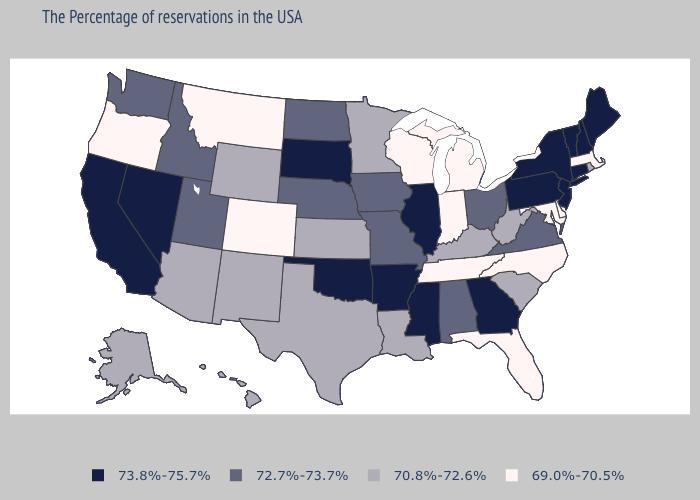
#> input picture Images/map_5088_png.rf.d34c5c339a19f9fba7f1ae8018fd321a.jpg, 700 x 500 px, found by its file name
$ python bounding_box_test.py
#> lines starting #> are read from the running program, lines starting #| are printed output that depends on the picture
# from google.colab.patches import cv2_imshow
import cv2
import numpy as np

img = cv2.imread('Images/map_5088_png.rf.d34c5c339a19f9fba7f1ae8018fd321a.jpg')
#> img is the input picture: shape (500, 700, 3); mean B, G, R 203.3, 197.5, 197.4
print(img.shape)
#| (500, 700, 3)
cv2.imshow(img)

cropped_image = img[3:36, 30:309]
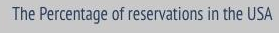
#> cropped_image: shape (33, 279, 3); mean B, G, R 189.6, 186.1, 184.1

cv2.imshow(cropped_image)

cv2.imwrite("Cropped Image.jpg", cropped_image)

cv2.waitKey(0)
cv2.destroyAllWindows()


# import cv2
# from PIL import Image

# image = cv2.imread('Images/map_57.png')
# cv2.imshow('Image with Bounding Box', image)

# # Define the coordinates of the bounding box
# # x, y, width, height = 258, 469, 91, 10

# x, y, width, height = 13, 41, 44, 484
# x1, y1, width1, height1 = 72, 609, 490, 692

# # x1, y1, width1, height1 = 191, 18, 292, 32

# # shifting x,y from center of image to top left

# x = x*700
# y = y*500
# width = width*700
# height = height*500
# x = x - (width//2)
# y = y - (height//2)

# x1 = x1*700
# y1 = y1*500
# width1 = width1*700
# height1 = height1*500
# x1 = x1 - (width1//2)
# y1 = y1 - (height1//2)

# # Draw the bounding box on the image
# color = (0, 255, 0)  # BGR color format (green in this case)
# thickness = 2
# color1 = (255, 0, 0)

# cv2.rectangle(image, (x, y), (x + width, y + height), color, thickness)

# # cv2.rectangle(image, (x1, y1), (x1 + width1, y1 + height1), color1, thickness)

# # Display the image
# cv2.imshow('Image with Bounding Box', image)
# cv2.waitKey(0)
# cv2.destroyAllWindows()

# # {
# #     "boxes": [
# #         {
# #             "label": "Dataset",
# #             "x": "976.88",
# #             "y": "445.00",
# #             "width": "73.75",
# #             "height": "812.50"
# #         },
# #         {
# #             "label": "Title",
# #             "x": "1070.63",
# #             "y": "25.00",
# #             "width": "258.75",
# #             "height": "27.50"
# #         },
# #         {
# #             "label": "Map",
# #             "x": "498.13",
# #             "y": "426.25",
# #             "width": "793.75",
# #             "height": "600.00"
# #         }
# #     ],
# #     "height": 882,
# #     "key": "1967.png",
# #     "width": 1202
# # }

$ run again, with Images/map_57.png saved as Images/map_5088_png.rf.d34c5c339a19f9fba7f1ae8018fd321a.jpg
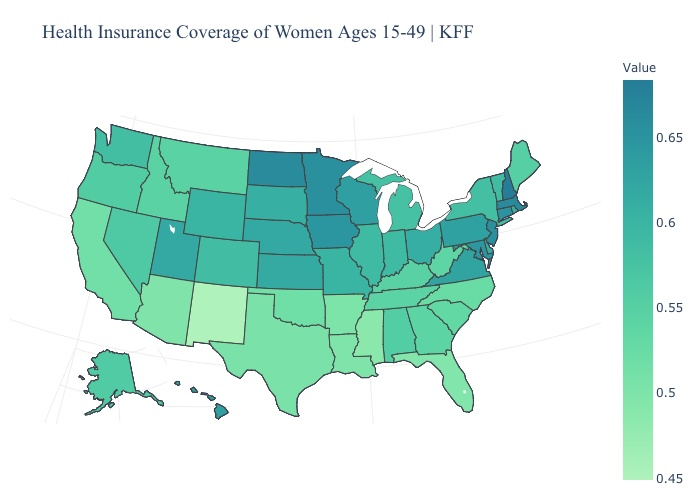
#> input picture Images/map_57.png, 700 x 500 px, found by its file name
#> img is the input picture: shape (500, 700, 3); mean B, G, R 227.1, 235.3, 206.6
#| (500, 700, 3)
#> `cropped_image = img[3:36, 30:309]`:
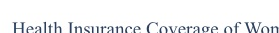
#> cropped_image: shape (33, 279, 3); mean B, G, R 243.1, 241.7, 240.3
